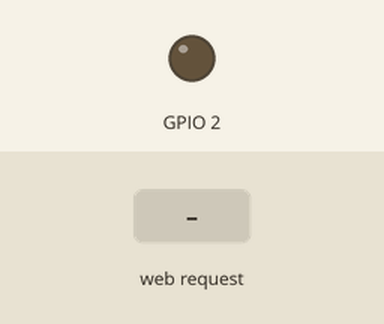
Simulated run of this sketch. Board: ESP8266 (NodeMCU). On the bench: output pins drawn as LEDs (lit = HIGH). The inputs (shaded band) are chosen by the test bench. WiFi joins after 1.5 s; servers stay silent unless stated; what the sketch prints to the serial monitor is not drawn.

Above: at 2.7 s.
2.8 s: HTTP request GET /gpio/1 received
At 3.4 s:
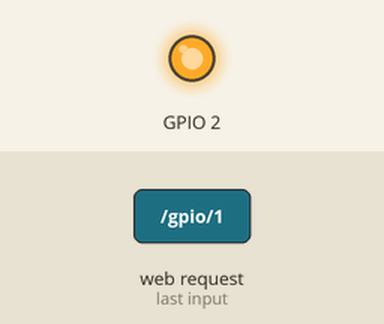
4.3 s: HTTP request GET /gpio/0 received
At 5.7 s:
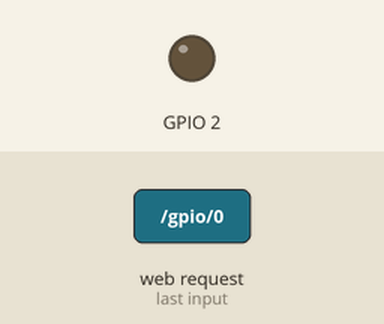
Timing chart, 0 to 7.3 s (numbered marks = the images above; inputs shaded):
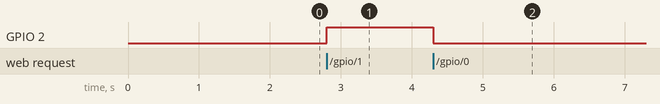

Measured:
- after the input at 2.8 s, GPIO 2: LOW → HIGH at once
- after the input at 4.3 s, GPIO 2: HIGH → LOW at once

The sketch:

WiFiWebServer.ino
```cpp
//13=D7;16=D0;15=D8;14=D5;12=D6;4=D2;3=D9;2=D4;1=D10;0=D3

//本實作將教你如何將板子設定成http的伺服器
//本伺服器會依照接收到的訊息去改變*腳位
//http://server_ip/gpio/0 會將腳位變成低電壓
//http://server_ip/gpio/1 會將腳位變成高電壓
//本伺服器的IP會顯示在序列中

#include <ESP8266WiFi.h>

const char* ssid = "PB";//輸入你家的wifi名稱
const char* password = "92469246";//輸入你家wifi密碼

WiFiServer server(80);//開啟板子的port 80

void setup() {
  Serial.begin(115200);//開啟電腦序列埠，速度設為115200
  delay(10);

  // prepare GPIO2
  pinMode(2, OUTPUT);//將腳位2設定成輸出，2 = D4
  digitalWrite(2, 0);//先將這個腳位設為低電壓

  //接下來板子開始要連線到你家基地台了
  Serial.println();//印空格
  Serial.println();//印空格
  Serial.print("Connecting to ");//印出連線到你家
  Serial.println(ssid);

  WiFi.begin(ssid, password);//使用你家wifi和密碼開始連線

  while (WiFi.status() != WL_CONNECTED) {//還沒連線成功時會一直跳出點點點
    delay(500);
    Serial.print(".");
  }
  Serial.println("");//連線成功之後這裡會跳出連線成功
  Serial.println("WiFi connected");

  server.begin();//伺服器啟動
  Serial.println("Server started");

  Serial.println(WiFi.localIP());//列印出此伺服器被分配到的網區IP
}

void loop() {
  // 確定是否連線中，不是了話就跳出去
  WiFiClient client = server.available();
  if (!client) {
    return;
  }

  // 等待傳到這個伺服器的訊息，一直等一直等
  Serial.println("new client");
  while(!client.available()){
    delay(1);
  }

  //收到傳過來的訊息之後，將收到的訊息轉成req
  String req = client.readStringUntil('\r');
  Serial.println(req);//列印出收到的訊息
  client.flush();

  // 開始比對收到的訊息來決定做什麼事
  int val;
  if (req.indexOf("/gpio/0") != -1)     //如果收到/gpio/0
    val = 0;
  else if (req.indexOf("/gpio/1") != -1)//如果收到/gpio/1
    val = 1;
  else {                                //其他的
    Serial.println("invalid request");
    client.stop();
    return;
  }

  digitalWrite(2, val);//依照收到的訊息改變燈的亮按

  client.flush();

  // 準備給發訊者的回應，內容以html的格式，代表發訊者會收到簡單的網頁
  String s = "HTTP/1.1 200 OK\r\nContent-Type: text/html\r\n\r\n<!DOCTYPE HTML>\r\n<html>\r\nGPIO is now ";
  s += (val)?"high":"low";
  s += "</html>\n";

  //準備好了，發給發訊者
  client.print(s);
  delay(1);
  Serial.println("Client disonnected");

}
```
